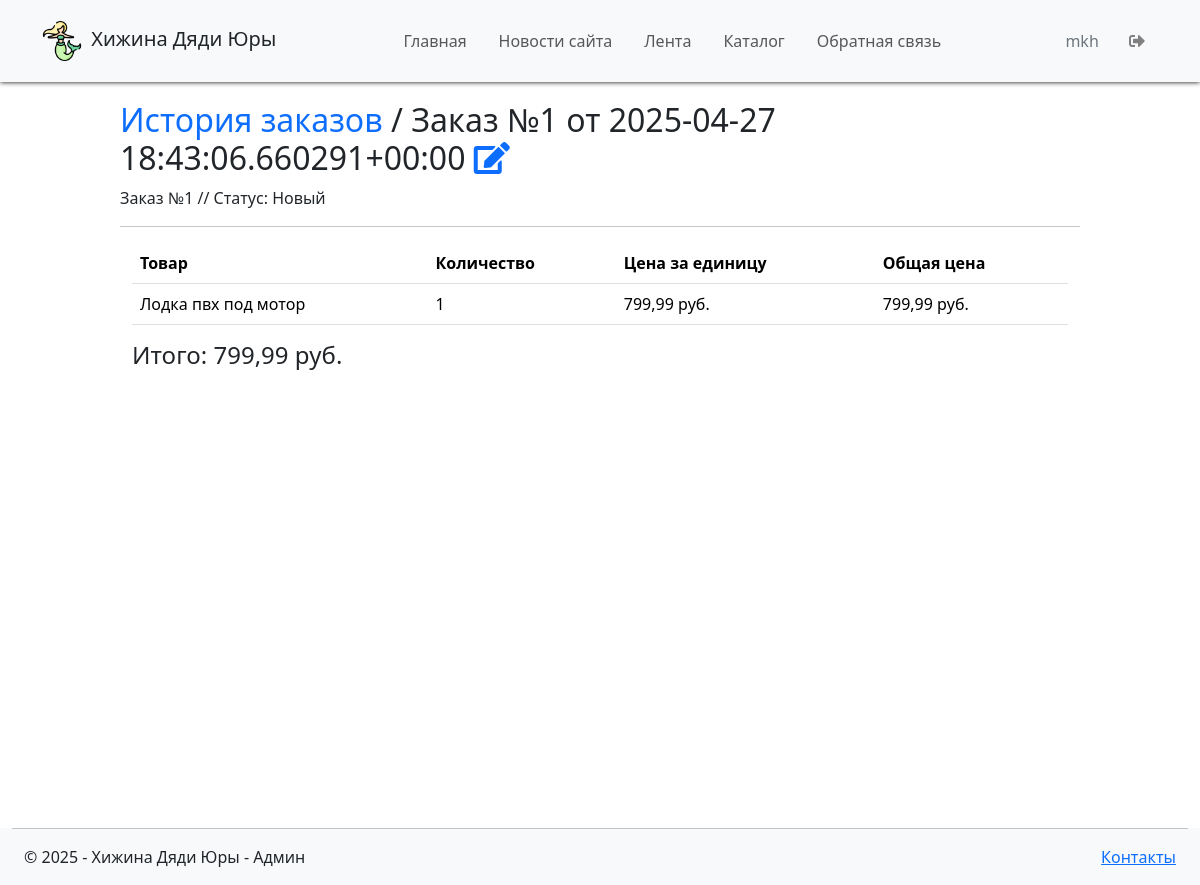
Page /shop/history/1 (signed in) on the committed database.
### shop/models.py (models this page shows, shortened)
class orders(models.Model):
    user = models.ForeignKey(User, on_delete=models.CASCADE, verbose_name="Покупатель")
    order_date = models.DateTimeField(default=datetime.now(), verbose_name="Дата заказа")
    total_price = models.DecimalField(max_digits=7, decimal_places=2, default=0, verbose_name="Общая стоимость")
    status = models.ForeignKey(statuses, on_delete=models.CASCADE, verbose_name="Статус заказа")
    def __str__(self):
        return f"Заказ №{self.id} от {self.order_date}"
    class Meta:
        verbose_name_plural = "заказы"
        verbose_name = "заказ"

class statuses(models.Model):
    name = models.CharField(max_length=50, verbose_name="Название статуса")
    def __str__(self):
        return self.name
    class Meta:
        verbose_name_plural = "cтатусы заказов"
        verbose_name = "статус заказа"

class orderitems(models.Model):
    order = models.ForeignKey(orders, on_delete=models.CASCADE, verbose_name="Заказ")
    shopitem = models.ForeignKey(shopitems, on_delete=models.CASCADE, verbose_name="Товар")
    quantity = models.PositiveIntegerField(verbose_name="Количество")
    fixed_price = models.DecimalField(max_digits=5, decimal_places=2, verbose_name="Цена на момент заказа")
    class Meta:
        verbose_name_plural = "товары заказа"
        verbose_name = "товар заказа"

class shopitems(models.Model):
    name = models.CharField(max_length=50, verbose_name="Название")
    image = models.FileField(default='temp.jpg', verbose_name="Путь к картинке")
    description = models.CharField(max_length=200, verbose_name="Описание")
    price = models.DecimalField(max_digits=5, decimal_places=2, verbose_name="Цена")
    category = models.ForeignKey(categories, on_delete=models.CASCADE, verbose_name="Категория")
    class Meta:
        verbose_name_plural = "товары"
        verbose_name = "товар"

### shop/views.py (the view)
# urls.py: path('history/<int:n>', views.order_detail, name='order_detail'),
def order_detail(request, n):
    if not request.user.is_authenticated:
        return redirect('login')
    order = get_object_or_404(orders, id = n)  # Получаем заказ или 404
    assert isinstance(request, HttpRequest)
    return render(
        request, 'shop/order_detail.html',
        {
            'title': order,  # Заголовок - представление заказа
            'order': order,  # Объект заказа
            'order_items': orderitems.objects.filter(order = order),  # Товары в заказе
            'staff':request.user.is_staff,
            'year': datetime.now().year,
        }
    )

### shop/templates/shop/order_detail.html
{% extends "main/layout.html" %}
{% load mathfilters %}
{% block content %}
<div class="py-3">
	<h2>
		<a class="text-decoration-none" href="{% url 'history' %}">История заказов</a> /
		{{ title }}
		{% if staff %}
			<a href="/admin/shop/orders/{{ order.id }}/change"><i class="fas fa-edit"></i></a>
		{% endif %}
	</h2>
	<p>Заказ №{{ order.id }} // Статус: {{ order.status }}</p>
	<hr />
	<div class="container">
		<table class="table">
			<thead>
				<tr>
					<th>Товар</th>
					<th>Количество</th>
					<th>Цена за единицу</th>
					<th>Общая цена</th>
				</tr>
			</thead>
			<tbody>
				{% for item in order_items %}
				<tr>
					<td>{{ item.shopitem.name }}</td>
					<td>{{ item.quantity }}</td>
					<td>{{ item.fixed_price }} руб.</td>
					<td>{{ item.fixed_price|mul:item.quantity }} руб.</td>
				</tr>
				{% endfor %}
			</tbody>
		</table>
		<div class="text-right">
			<h4>Итого: {{ order.total_price }} руб.</h4>
		</div>
	</div>
</div>
{% endblock %}

### main/templates/main/layout.html (shortened to what this page needs)
{% load static %}
<!DOCTYPE html>
<html>
<head>
	<link rel="stylesheet" href="https://cdn.jsdelivr.net/npm/bootstrap@5.3.3/dist/css/bootstrap.min.css">
    <link rel="stylesheet" href="http://use.fontawesome.com/releases/v5.8.2/css/all.css" />
    <link rel="stylesheet" href="{% static 'style.css' %}" />
</head>
<body>
	<nav class="navbar navbar-expand-lg py-3 bg-light fixed-top">
		<div class="container">
			<a class="navbar-brand text-dark" href="{% url 'home' %}">
				<img src="{% static 'bnuuy.png' %}" width="40" height="40" class="align-middle me-1 img-fluid" alt="Логотип">
				Хижина Дяди Юры
			</a>
			<div class="lc-block collapse navbar-collapse" id="myNavbar3">
				<div lc-helper="shortcode" class="live-shortcode ms-auto">
					<ul id="menu-menu-1" class="navbar-nav">
						<li class="menu-item menu-item-type-custom menu-item-object-custom nav-item px-2">
							<a href="{% url 'home' %}" class="nav-link">Главная</a>
						</li>
						<li class="menu-item menu-item-type-custom menu-item-object-custom nav-item px-2">
							<a href="{% url 'news' %}" class="nav-link">Новости сайта</a>
						</li>
						<li class="menu-item menu-item-type-custom menu-item-object-custom nav-item px-2">
							<a href="{% url 'arts' %}" class="nav-link">Лента</a>
						</li>
						<li class="menu-item menu-item-type-custom menu-item-object-custom nav-item px-2">
							<a href="{% url 'shop' %}" class="nav-link">Каталог</a>
						</li>
						<li class="menu-item menu-item-type-custom menu-item-object-custom nav-item px-2">
							<a href="{% url 'feedback' %}" class="nav-link">Обратная связь</a>
						</li>
					</ul>
				</div>
				<div class="lc-block ms-auto d-grid gap-2 d-lg-block">
					{% if user.is_authenticated %}
					<a class="btn link-secondary" role="button">{{ user.username }}</a>
					<form class="btn btn-primary btn-light" id="logoutForm" action="/logout/" method="post">
						<a class="text-white text-decoration-none" href="javascript:document.getElementById('logoutForm').submit()" role="button">
							<i class="fas fa-sign-out-alt" style="color: grey"> </i>
						</a>
					</form>
					{% else %}
						<a class="btn link-secondary" href="{% url 'registration' %}" role="button">Регистрация</a>
						<a class="btn btn-primary" href="{% url 'login' %}" role="button">Войти</a>
					{% endif %}
				</div>
			</div>
		</div>
	</nav>
	<div id="content">
        {% block content %}
        {% endblock %}
    </div>
	<footer class="bg-light fixed-bottom">
		<div class="row px-4">
			<hr>
            <div class="col-md-5">
                <p>
					&copy; {{ year }} - Хижина Дяди Юры
					{% if user.is_superuser %} - Админ {% endif %}
				</p>
            </div>
            <div class="d-none d-md-block col-md-7 text-end">
                <p>
					<a href="{% url 'contact' %}">Контакты</a>
				</p>
            </div>
        </div>
	</footer>
</body>
</html>

### static/static_files/style.css (style rules this page uses)
.navbar { box-shadow: 0px 0px 5px black; }
body { overflow: hidden; }
#content { max-height: calc(100% - 143px); overflow-y: scroll; padding: 0px 10%; margin-top: 85px; margin-bottom: 58px; }
html, body { height: 100%; width: 100%; margin: 0; padding: 0; }

### rows in the picture
orders: id+order_date "Заказ №1 от 2025-04-27 18:43:06.660291+00:00", id "1", status "Новый", total_price "799,99"
orderitems: shopitem.name "Лодка пвх под мотор", quantity "1", fixed_price "799,99", fixed_price|mul "799,99"

### other values in the picture
{{ user.username }} "mkh"
